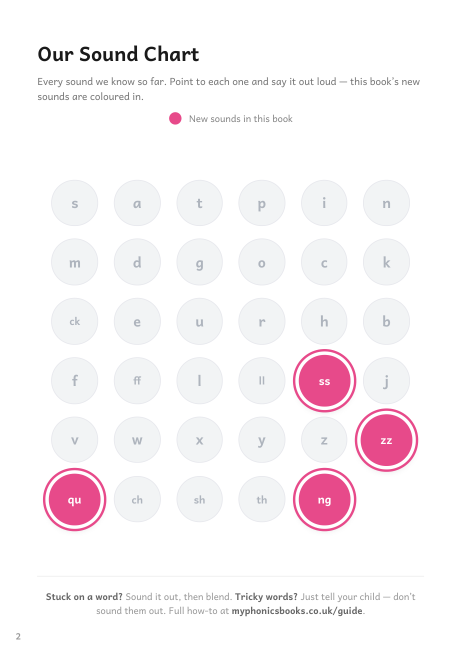
#> input picture .scratch/L1_10_p2b.png, 924 x 1309 px, given in place of L1_10_p2b.png.png, which was not available (shown at 1/2 size)
$ python -i _crop_soundart.py   (imports and definitions only)
#> lines starting #> are read from the running program, lines starting #| are printed output that depends on the picture; pictures that were not available may be replaced by others from this repository, and a replacement may not be noted
# Crop the clipart out of the approved Sound Pack sheets (300 dpi rasters)
# into worksheet-engine/public/soundart/<grapheme>/<word>.png, keyed by the
# transcription manifest.
#
# The sheets drift a few px between packs, so instead of fixed geometry we
# DETECT the white rounded boxes (5 trace-word icon boxes at the left of
# section 2; 4 missing-word cards across section 3) on the pink panels, then
# trim inside them. Run with a grapheme argument to test one sheet and write
# a contact sheet; no argument = all sheets.
import json
import sys
from collections import deque
from pathlib import Path

from PIL import Image

HERE = Path(__file__).resolve().parent.parent
PACKS = HERE / "output" / "_research" / "soundpacks"
# [1 line that did not run here, left out]
OUTROOT = HERE / "public" / "soundart"

DS = 4  # detection downsample (the pink box borders are only a few px wide)


def white_components(im: Image.Image):
    """Connected components of near-white pixels on the downsampled page."""
    small = im.resize((im.width // DS, im.height // DS)).convert("RGB")
    w, h = small.size
    px = small.load()
    mask = [[all(c > 233 for c in px[x, y]) for x in range(w)] for y in range(h)]
    seen = [[False] * w for _ in range(h)]
    comps = []
    for y0 in range(h):
        for x0 in range(w):
            if not mask[y0][x0] or seen[y0][x0]:
                continue
            q = deque([(x0, y0)])
            seen[y0][x0] = True
            minx, miny, maxx, maxy, n = x0, y0, x0, y0, 0
            while q:
                x, y = q.popleft()
                n += 1
                minx, miny = min(minx, x), min(miny, y)
                maxx, maxy = max(maxx, x), max(maxy, y)
                for dx, dy in ((1, 0), (-1, 0), (0, 1), (0, -1)):
                    nx, ny = x + dx, y + dy
                    if 0 <= nx < w and 0 <= ny < h and mask[ny][nx] and not seen[ny][nx]:
                        seen[ny][nx] = True
                        q.append((nx, ny))
            comps.append((minx * DS, miny * DS, (maxx + 1) * DS, (maxy + 1) * DS, n * DS * DS))
    return comps


# [147 lines left out: functions word_text_top, _is_bg, trim, not called in this run]


def crop_sheet(g: str, contact: bool = False) -> bool:
#> called with g = '../../.scratch/L1_10_p2b.png', contact = False
    sheet = Image.open(PACKS / f"hi_sound_{g}.png").convert("RGB")
#> sheet is the input picture: PIL image 924x1309 RGB; mean R, G, B 249.8, 244.9, 247.3
    W, H = sheet.size
#> W = 924; H = 1309
    comps = white_components(sheet)
#> in white_components, `small = im.resize((im.width // DS, im.height // DS)).convert("RGB")`:
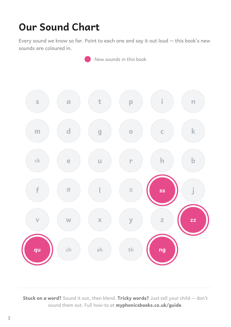
#> small: PIL image 231x327 RGB; mean R, G, B 249.8, 244.8, 247.2
#> in white_components, `mask = [[all(c > 233 for c in px[x, y]) for x in range(w)] for y in ra..`: mask = 327 items
#> comps = 137 items, first 6: (0, 0, 924, 1308, 1115552), (84, 100, 96, 116, 160), (192, 108, 196, 116, 32), (260, 108, 268, 116, 48), (348, 108, 352, 112, 16), (112, 112, 116, 116, 16)

#> (the run stopped early here; a loop or call above may not have finished)

$ run again, on .scratch/L1_1_p2.png
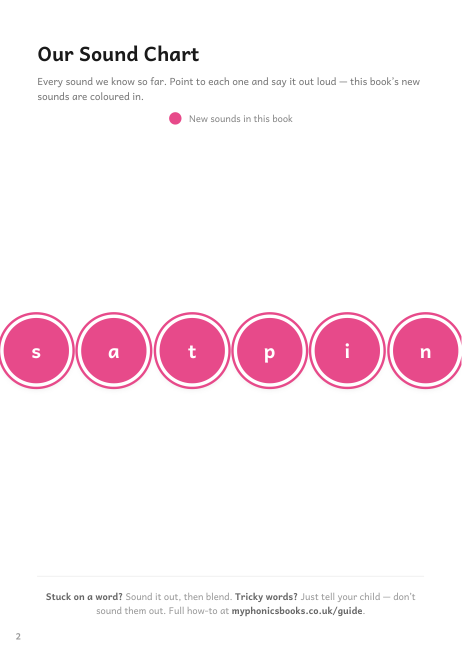
#> input picture .scratch/L1_1_p2.png, 924 x 1309 px, given in place of L1_1_p2.png.png, which was not available (shown at 1/2 size)
#> in crop_sheet, sheet is the input picture: PIL image 924x1309 RGB; mean R, G, B 251.4, 239.4, 244.3
#> in white_components, `small = im.resize((im.width // DS, im.height // DS)).convert("RGB")`:
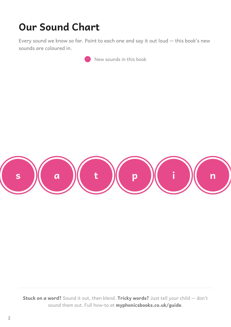
#> small: PIL image 231x327 RGB; mean R, G, B 251.4, 239.3, 244.2
#> mask = 327 items
#> in crop_sheet, `comps = white_components(sheet)`: comps = 254 items, first 6: (0, 0, 924, 688, 571072), (84, 100, 96, 116, 160), (192, 108, 196, 116, 32), (260, 108, 268, 116, 48), (348, 108, 352, 112, 16), (112, 112, 116, 116, 16)

$ run again, on .scratch/L1_1_p2b.png
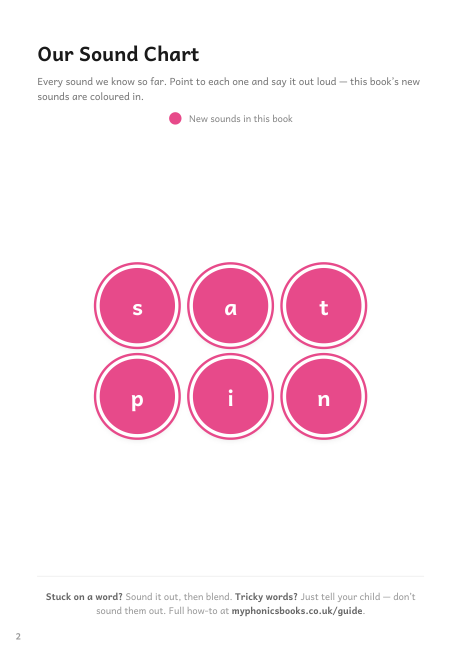
#> input picture .scratch/L1_1_p2b.png, 924 x 1309 px, given in place of L1_1_p2b.png.png, which was not available (shown at 1/2 size)
#> in crop_sheet, sheet is the input picture: PIL image 924x1309 RGB; mean R, G, B 250.9, 235.2, 241.6
#> in white_components, `small = im.resize((im.width // DS, im.height // DS)).convert("RGB")`:
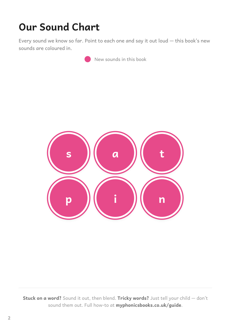
#> small: PIL image 231x327 RGB; mean R, G, B 250.8, 235, 241.4
#> mask = 327 items
#> in crop_sheet, `comps = white_components(sheet)`: comps = 277 items, first 6: (0, 0, 924, 1308, 1029168), (84, 100, 96, 116, 160), (192, 108, 196, 116, 32), (260, 108, 268, 116, 48), (348, 108, 352, 112, 16), (112, 112, 116, 116, 16)
